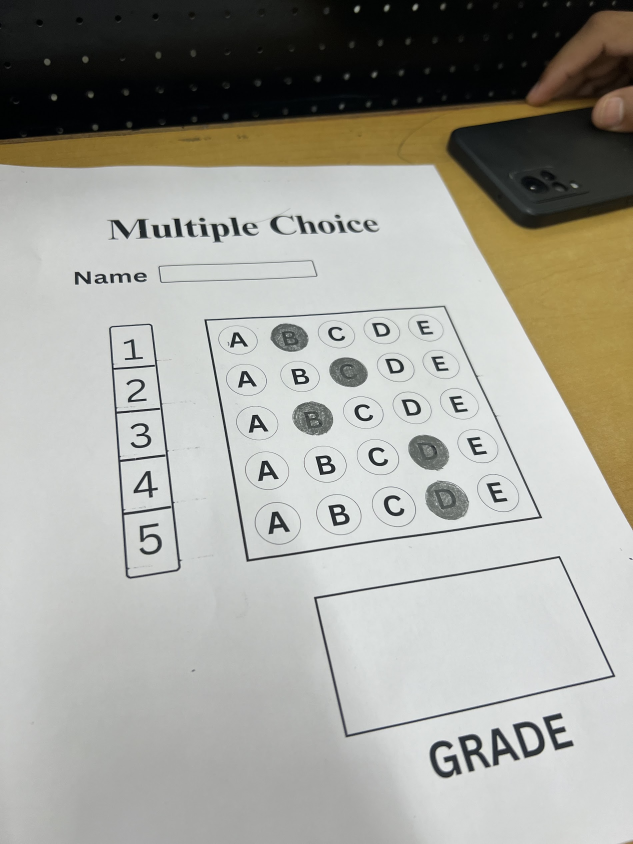
#> input picture test_image.jpg, 1899 x 2532 px, given in place of the camera (shown at 1/3 size)
$ python code_for_omr_eval.py
#> lines starting #> are read from the running program, lines starting #| are printed output that depends on the picture; after the words box and inside, x2 and y2 are one past the last pixel; in counts of white or black regions, pixels touching at a corner belong together
import cv2
import numpy as np

widthimg=700
heightimg=700
questions=5
choices=5
ans = [1,2,0,1,3]
webcamFeed=True
cameraNo=0

cap = cv2.VideoCapture(cameraNo)
cap.set(10,150)

while True:
    if webcamFeed: success,img=cap.read()
#> img is the input picture: shape (2532, 1899, 3); mean B, G, R 155.3, 162.6, 163.2
    else: img = cv2.imread("IMG-1555.jpg")

    img1=cv2.resize(img,(widthimg,heightimg))
    imgcontours=img1.copy()
    imgBiggestContours=img1.copy()
    imggray=cv2.cvtColor(img1,cv2.COLOR_BGR2GRAY)
    imgblur=cv2.GaussianBlur(imggray,(5,5),1)
    imgcanny=cv2.Canny(imgblur,10,50)
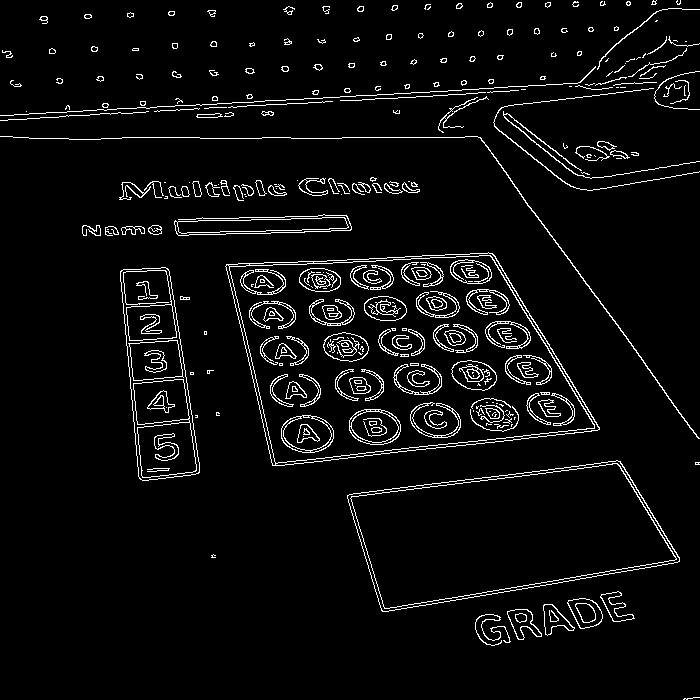
#> imgcanny: shape (700, 700); 4.7% white in thin lines or dots

    def stackImages(imgArray, scale, labels=[]):
        max_width = max(img.shape[1] for row in imgArray for img in row)
        max_height = max(img.shape[0] for row in imgArray for img in row)

        rows = len(imgArray)
        cols = len(imgArray[0])
        rowsAvailable = isinstance(imgArray[0], list)

        if rowsAvailable:
            for x in range(0, rows):
                for y in range(0, cols):
                    if len(imgArray[x][y].shape) == 2:
                        imgArray[x][y] = cv2.cvtColor(imgArray[x][y], cv2.COLOR_GRAY2BGR)
                    imgArray[x][y] = cv2.resize(imgArray[x][y], (max_width, max_height), None, scale, scale)

            imageBlank = np.zeros((max_height, max_width, 3), np.uint8)
            hor = [imageBlank] * rows
            hor_con = [imageBlank] * rows
            for x in range(0, rows):
                hor[x] = np.hstack(imgArray[x])
                hor_con[x] = np.concatenate(imgArray[x])
            ver = np.vstack(hor)
            ver_con = np.concatenate(hor)
        else:
            for x in range(0, rows):
                if len(imgArray[x].shape) == 2:
                    imgArray[x] = cv2.cvtColor(imgArray[x], cv2.COLOR_GRAY2BGR)
                imgArray[x] = cv2.resize(imgArray[x], (max_width, max_height), None, scale, scale)

            hor = np.hstack(imgArray)
            hor_con = np.concatenate(imgArray)
            ver = hor

        if len(labels) != 0:

          eachImgWidth = int(ver.shape[1] / cols)
          eachImgHeight = int(ver.shape[0] / rows)
          for d in range(0, rows):
            for c in range(0, cols):
               (text_width, text_height), _ = cv2.getTextSize(labels[d][c], cv2.FONT_HERSHEY_COMPLEX, 1, 1)
               rect_start = (c * eachImgWidth, eachImgHeight * d)
               rect_end = (c * eachImgWidth + text_width + 10, text_height + 10 + eachImgHeight * d)

               cv2.rectangle(
                    ver,
                    rect_start,
                    rect_end,
                    (255, 255, 255),
                    cv2.FILLED,
                )

               cv2.putText(
                    ver,
                    labels[d][c],
                    (eachImgWidth * c + 10, eachImgHeight * d + 30),
                    cv2.FONT_HERSHEY_COMPLEX,
                    1,
                    (255, 0, 255),
                    1,
                )
        return ver

    def rectCountour(coutours):
        rectCon= []
        for i in coutours:
            area= cv2.contourArea(i)
            if area>50:
              peri = cv2.arcLength(i,True)
              approx = cv2.approxPolyDP(i,0.02*peri,True)
              if len (approx)==4:
                rectCon.append(i)
        rectCon = sorted(rectCon,key=cv2.contourArea,reverse=True)
        return rectCon

    def getCornerPoints(cont):
        peri=cv2.arcLength(cont,True)
        approx=cv2.approxPolyDP(cont,0.02*peri,True)
        return approx.reshape(-1,2)

    def reorder(myPoints):
        myPoints = myPoints.reshape((4, 2))
        myPointsNew = np.zeros((4, 1, 2), np.int32)
        sums = myPoints.sum(axis=1)
        myPointsNew[0] = myPoints[np.argmin(sums)]
        myPointsNew[3] = myPoints[np.argmax(sums)]
        diffs = np.diff(myPoints, axis=1)
        myPointsNew[1] = myPoints[np.argmin(diffs)]
        myPointsNew[2] = myPoints[np.argmax(diffs)]
        return myPointsNew

    def splitBoxes(img):
        rows = np.vsplit(img, 5)
        boxes = []

        for r in rows:
            cols = np.hsplit(r, 5)
            for box in cols:
                boxes.append(box)

        return boxes

    def showAnswers(img, myIndex, grading, ans, questions, choices):
        secW = int(img.shape[1] / questions)
        secH = int(img.shape[0] / choices)
        for X in range(0, questions):
            myAns = myIndex[X]
            cX = (myAns * secW) + secW // 2
            cY = (X * secH) + secH // 2

            if grading[X] ==1:
              myColor = (0,255,0)
            else:
              myColor=(0,0,255)
              correctAns = ans[X]
              cv2.circle(img, ((correctAns*secW)+secW//2,(X*secH)+secH//2), 20, (0,255,0), cv2.FILLED)

            cv2.circle(img, (cX, cY), 50, myColor, cv2.FILLED)
        return img

    try:
        contours,heirarchy=cv2.findContours(imgcanny,cv2.RETR_EXTERNAL,cv2.CHAIN_APPROX_NONE)
#> contours = 182 contours, 122 with area under 20; largest, box (x1, y1, x2, y2) and area: (225, 252, 600, 466) 58057, (347, 460, 680, 612) 33362, (120, 267, 200, 481) 11623, (174, 214, 352, 236) 1924, (567, 598, 603, 629) 732
        cv2.drawContours(imgcontours,contours,-1,(0,255,0),10)
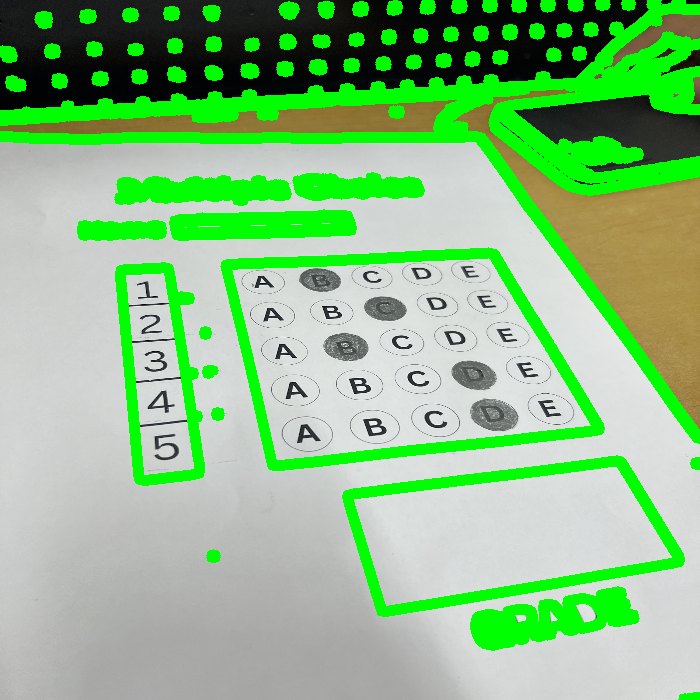
#> imgcontours: shape (700, 700, 3); mean B, G, R 132.6, 187.6, 137.9

        rectCon=rectCountour(contours)
#> the loop in rectCountour, `for i in coutours:` made 182 passes
#> (area, peri, approx) on passes 9, 16, 17, 23, 69, 70, 72: (33362, 860.6, [[679, 557], [617, 460], [347, 495], [382, 611]]), (11623, 545.3, [[165, 267], [120, 271], [142, 480], [199, 472]]), (58057, 1054.5, [[599, 427], [492, 253], [225, 266], [272, 465]]), (1924.5, 1126.4, [[351, 229], [174, 221]]), (216, 1752.5, [[0, 136], [477, 136], [699, 438], [480, 137]]), (73.5, 57.9, [[222, 116], [219, 113], [197, 114], [196, 116]]), (105, 671.5, [[503, 111], [577, 175], [699, 161], [585, 177]])
#> (area, peri) on passes 3, 4, 5, 6, 19, 21: (536.5, 133.6), (477, 112.9), (731.5, 109.5), (370.5, 157.6), (112, 74.63), (97.5, 39.56)
#> after the loop in rectCountour, `for i in coutours:`: rectCon = 6 contours; box (x1, y1, x2, y2) and area: (225, 252, 600, 466) 58057, (347, 460, 680, 612) 33362, (120, 267, 200, 481) 11623, (0, 136, 700, 439) 216, (503, 111, 700, 179) 105, (196, 113, 223, 118) 74
        biggestContour = getCornerPoints(rectCon[0])
#> in getCornerPoints, `peri=cv2.arcLength(cont,True)`: peri = 1054.5
#> in getCornerPoints, `approx=cv2.approxPolyDP(cont,0.02*peri,True)`: approx = [[599, 427], [492, 253], [225, 266], [272, 465]]
#> biggestContour = [[599, 427], [492, 253], [225, 266], [272, 465]]
        gradePoints= getCornerPoints(rectCon[1])
#> gradePoints = [[679, 557], [617, 460], [347, 495], [382, 611]]

        if biggestContour.size != 0 and gradePoints.size != 0:
            cv2.drawContours(imgBiggestContours, [biggestContour], -1, (0, 0, 255), 2)
            cv2.drawContours(imgBiggestContours, [gradePoints], -1, (255, 0, 0), 2)
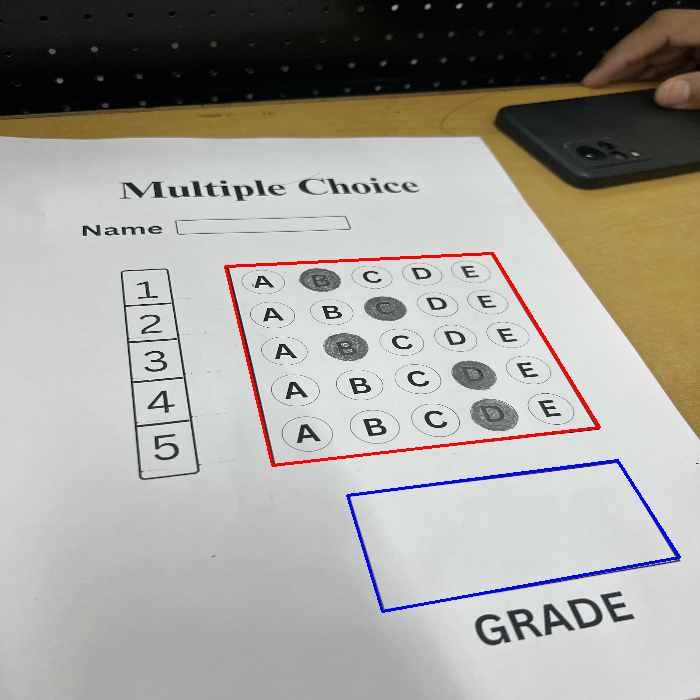
#> imgBiggestContours: shape (700, 700, 3); mean B, G, R 154.7, 160.8, 162.9

            biggestContour=reorder(biggestContour)
#> in reorder, `myPoints = myPoints.reshape((4, 2))`: myPoints = [[599, 427], [492, 253], [225, 266], [272, 465]]
#> in reorder, `sums = myPoints.sum(axis=1)`: sums = [1026, 745, 491, 737]
#> in reorder, `diffs = np.diff(myPoints, axis=1)`: diffs = [-172, -239, 41, 193]
#> biggestContour = [[225, 266], [492, 253], [272, 465], [599, 427]]
            gradePoints=reorder(gradePoints)
#> gradePoints = [[347, 495], [617, 460], [382, 611], [679, 557]]

            pt1 = np.float32(biggestContour)
#> pt1 = [[225, 266], [492, 253], [272, 465], [599, 427]]
            pt2 = np.float32([[0,0],[widthimg,0],[0,heightimg],[widthimg,heightimg]])
            matrix = cv2.getPerspectiveTransform(pt1,pt2)
#> matrix = [[3.5, -0.826, -567.1], [0.319, 6.56, -1815.8], [-0.000385, 0.00213, 1]]
            imgWarpColored = cv2.warpPerspective(imgBiggestContours,matrix,(widthimg,heightimg))

            ptG1 = np.float32(gradePoints)
#> ptG1 = [[347, 495], [617, 460], [382, 611], [679, 557]]
            ptG2 = np.float32([[0, 0], [325, 0], [0, 150], [325, 150]])
            matrixG = cv2.getPerspectiveTransform(ptG1, ptG2)
#> matrixG = [[2.13, -0.643, -420.9], [0.38, 2.93, -1582.9], [-0.000554, 0.00256, 1]]
            imgGradeDisplay = cv2.warpPerspective(imgBiggestContours, matrixG, (325, 150))

            imgWarpGray = cv2.cvtColor(imgWarpColored, cv2.COLOR_BGR2GRAY)
            imgThresh = cv2.threshold(imgWarpGray, 150, 255, cv2.THRESH_BINARY_INV)[1]
#> imgThresh: shape (700, 700); 16.9% white; 377 white regions (341 under 20 px), largest, box (x1, y1, x2, y2) and area: (0, 0, 700, 700) 18275, (166, 28, 268, 133) 8023, (298, 167, 399, 268) 7937

            boxes = splitBoxes(imgThresh)
#> in splitBoxes, `rows = np.vsplit(img, 5)`: rows = 5 items
#> the loop in splitBoxes, `for r in rows:` made 5 passes
#> after the loop in splitBoxes, `for r in rows:`: boxes = 25 items
#> boxes = 25 items

            myPixelVal = np.zeros((questions, choices))
            countC = 0
            countR = 0

            for image in boxes:
                totalPixels = cv2.countNonZero(image)
                myPixelVal[countR][countC] = totalPixels
                countC += 1
                if (countC == choices): countR += 1; countC = 0
#> this loop made 25 passes
#> totalPixels on passes 1 to 12: 3367, 9078, 2100, 2523, 3051, 2529, 1455, 7937, 1382, 2134, 2503, 7593
#> after the loop, countC = 0; countR = 5; myPixelVal = [[3367, 9078, 2100, 2523, 3051], [2529, 1455, 7937, 1382, 2134], [2503, 7593, 1103, 1411, 2085], [2441, 1452, 1149, 7884, 2048], [2846, 1954, 1681, 8329, 2808]]
            print(myPixelVal)
#| [[3367. 9078. 2100. 2523. 3051.]
#|  [2529. 1455. 7937. 1382. 2134.]
#|  [2503. 7593. 1103. 1411. 2085.]
#|  [2441. 1452. 1149. 7884. 2048.]
#|  [2846. 1954. 1681. 8329. 2808.]]

            myIndex = []
            for x in range(0, questions):
                arr = myPixelVal[x]
                myIndexVal = np.where(arr == np.amax(arr))
                myIndex.append(myIndexVal[0][0])
#> this loop made 5 passes
#> (arr, myIndexVal) on passes 1 to 5: ([3367, 9078, 2100, 2523, 3051], ([1],)), ([2529, 1455, 7937, 1382, 2134], ([2],)), ([2503, 7593, 1103, 1411, 2085], ([1],)), ([2441, 1452, 1149, 7884, 2048], ([3],)), ([2846, 1954, 1681, 8329, 2808], ([3],))
#> after the loop, myIndex = [1, 2, 1, 3, 3]
            print(myIndex)
#| [1, 2, 1, 3, 3]

            grading = []
            for x in range(0, questions):
                if ans[x] == myIndex[x]:
                    grading.append(1)
                else:
                    grading.append(0)
#> after the loop, grading = [1, 1, 0, 0, 1]
            print(grading)
#| [1, 1, 0, 0, 1]

            score = sum(grading) / questions * 100
#> score = 60

            imgResult = imgWarpColored.copy()
            imgResult = showAnswers(imgResult, myIndex, grading, ans, questions, choices)
#> the loop in showAnswers, `for X in range(0, questions):` made 5 passes
#> (myAns, cX) on passes 1 to 5: (1, 210), (2, 350), (1, 210), (3, 490), (3, 490)
#> after the loop in showAnswers, `for X in range(0, questions):`:
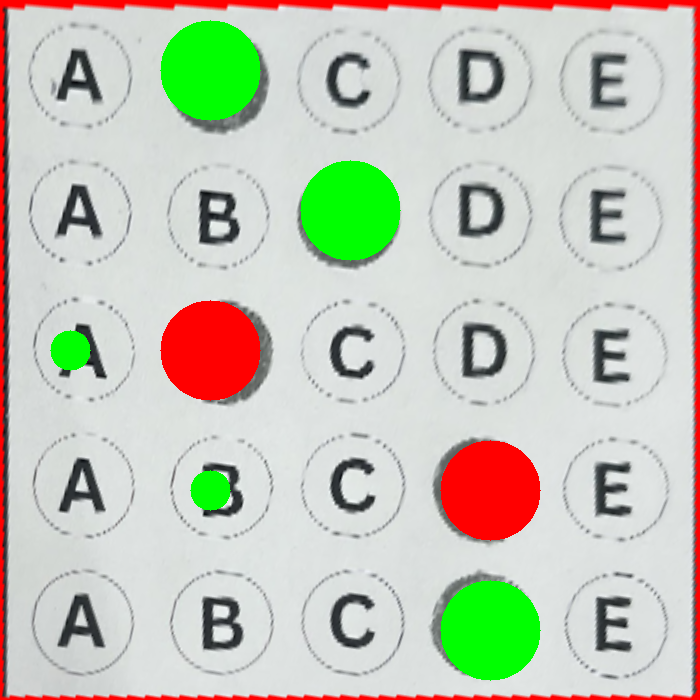
#> img: shape (700, 700, 3); mean B, G, R 183.8, 198.8, 196.5
            imRawDrawing = np.zeros_like(imgWarpColored)
            imRawDrawing = showAnswers(imRawDrawing, myIndex, grading, ans, questions, choices)
#> call 2 of showAnswers, with questions = 5, choices = 5
#> the loop in showAnswers (call 2), `for X in range(0, questions):` made 5 passes
#> after the loop in showAnswers (call 2), `for X in range(0, questions):`:
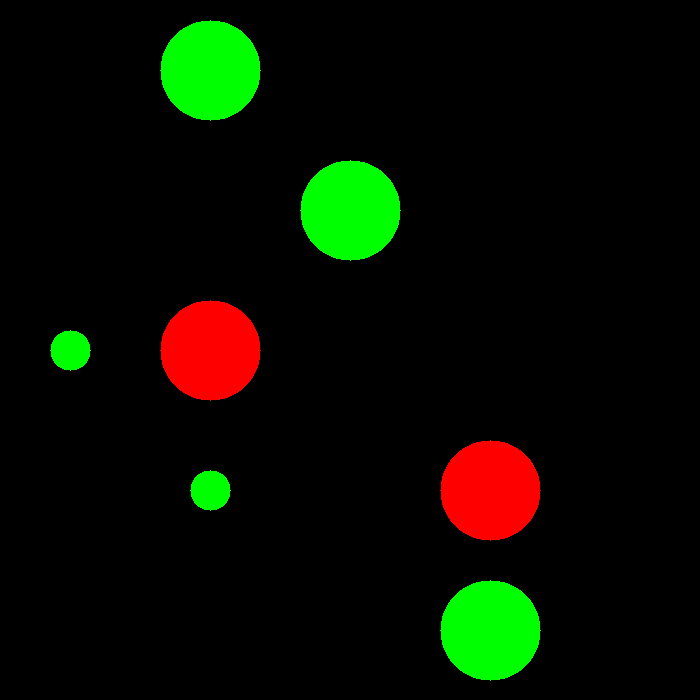
#> img: shape (700, 700, 3); mean B, G, R 0, 13.6, 8.2
            invMatrix = cv2.getPerspectiveTransform(pt2, pt1)
#> invMatrix = [[0.449, -0.0164, 225], [0.0164, 0.141, 266], [0.000138, -0.000307, 1]]
            imgInvWarp = cv2.warpPerspective(imRawDrawing, invMatrix, (widthimg, heightimg))
            imgRawGrade = np.zeros_like(imgGradeDisplay)
            cv2.putText(imgRawGrade, str(int(score)) + '%', (70, 105), cv2.FONT_HERSHEY_COMPLEX, 3, (0, 255, 255), 3)
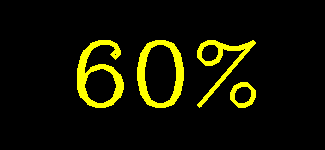
#> imgRawGrade: shape (150, 325, 3); mean of channels 0, 1, 2 0, 18.7, 18.7; drawn as B, G, R
            invMatrixG = cv2.getPerspectiveTransform(ptG2, ptG1)
#> invMatrixG = [[1.08, -0.0674, 347], [0.0765, 0.292, 495], [0.0004, -0.000787, 1]]
            imgInvGradeDisplay = cv2.warpPerspective(imgRawGrade, invMatrixG, (widthimg, heightimg))

            imgFinal = img1.copy()
            imgFinal = cv2.addWeighted(imgFinal, 1, imgInvWarp, 1, 0)
            imgFinal = cv2.addWeighted(imgFinal, 1, imgInvGradeDisplay, 1, 0)

        imgBlank=np.zeros_like(img1)
        imageArray=([[img1,imgFinal,imgblur,imgcanny],[imgcontours,imgBiggestContours,imgWarpColored,imgThresh],[imgResult,imRawDrawing,imgInvWarp,imggray]])

    except:
        imgBlank = np.zeros_like(img1)
        imageArray = ([[img1, imggray, imgblur, imgcanny], [imgBlank, imgBlank, imgBlank, imgBlank],
                       [imgBlank, imgBlank, imgBlank, imgBlank]])
    labels = [['Original','Final','Blur','Canny'],['Contours','Biggest Contours','Warp','Threshold'],['Result','Raw Drawing','Inv Warp','gray']]
    imgStacked=stackImages(imageArray,0.4,labels)
#> in stackImages, `max_width = max(img.shape[1] for row in imgArray for img in row)`: max_width = 700
#> in stackImages, `rows = len(imgArray)`: rows = 3
#> in stackImages, `cols = len(imgArray[0])`: cols = 4
#> in stackImages, `rowsAvailable = isinstance(imgArray[0], list)`: rowsAvailable = True
#> after the loop in stackImages, `for x in range(0, rows):`: imgArray = 3 items
#> in stackImages, `ver = np.vstack(hor)`:
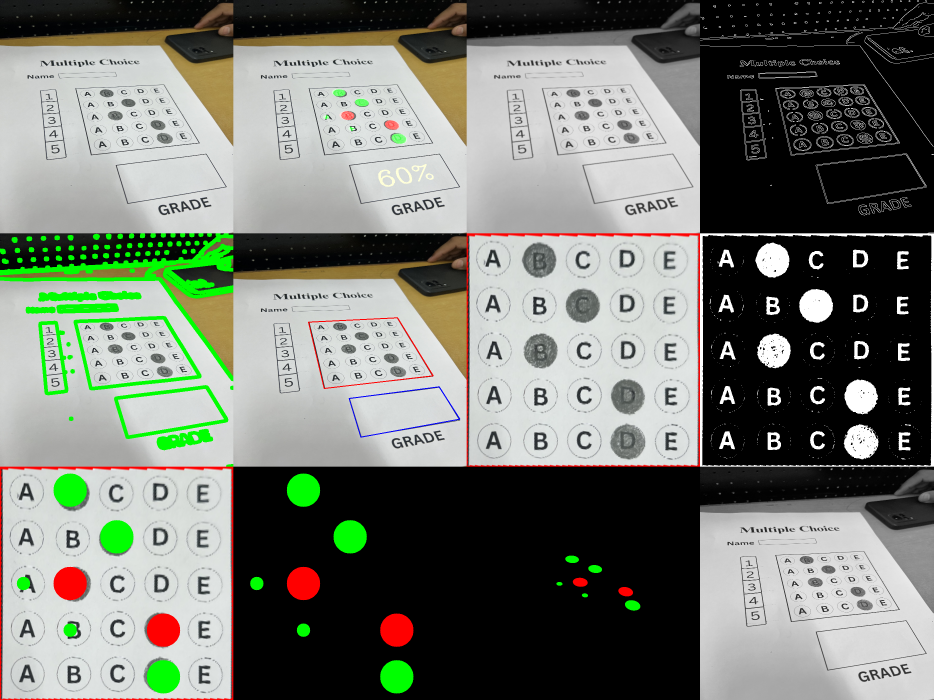
#> ver: shape (2100, 2800, 3) (shown at 1/3 size); mean of channels 0, 1, 2 112.9, 121.9, 117.5; drawn as B, G, R
#> in stackImages, `eachImgWidth = int(ver.shape[1] / cols)`: eachImgWidth = 700

    cv2.imshow("Stacked Images",imgStacked)
    if cv2.waitKey(1) & 0xFF == ord('s'):
#> (key Esc is pressed here)
        cv2.imwrite('FinalResult.jpg',imgFinal)
        cv2.waitKey(300)
